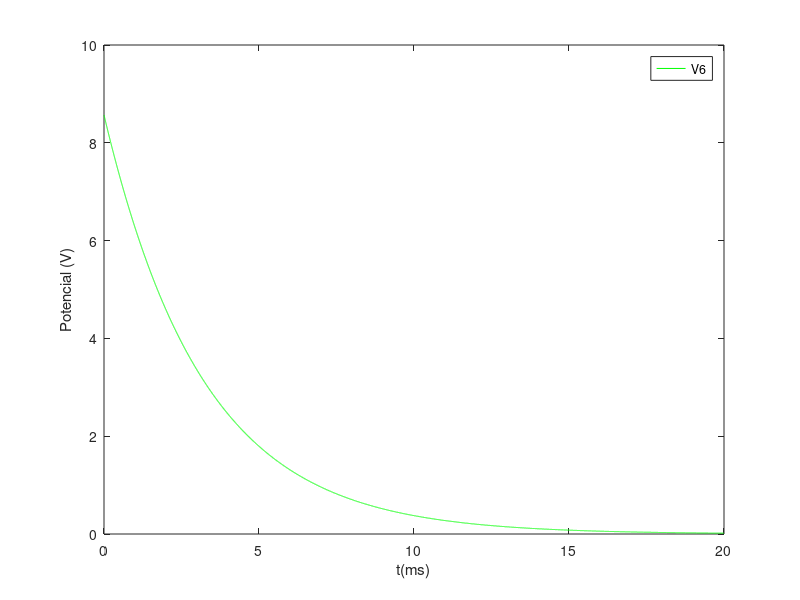
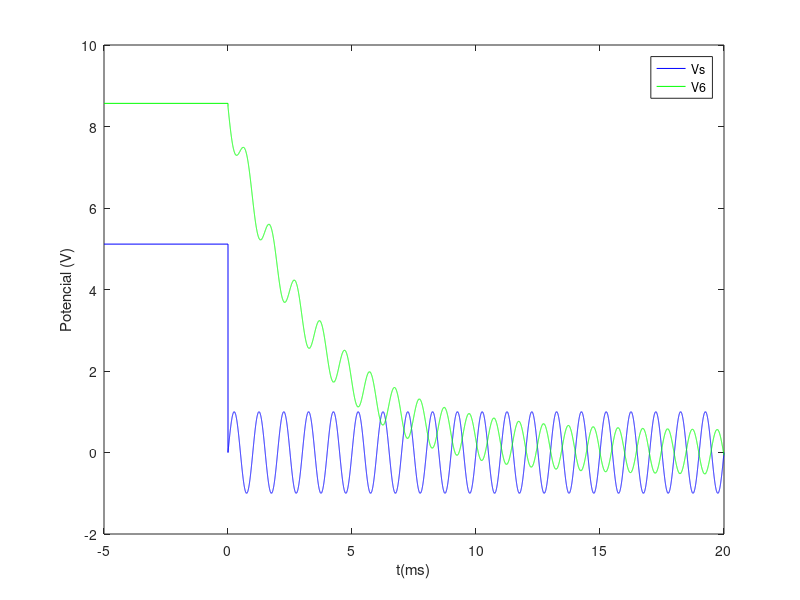
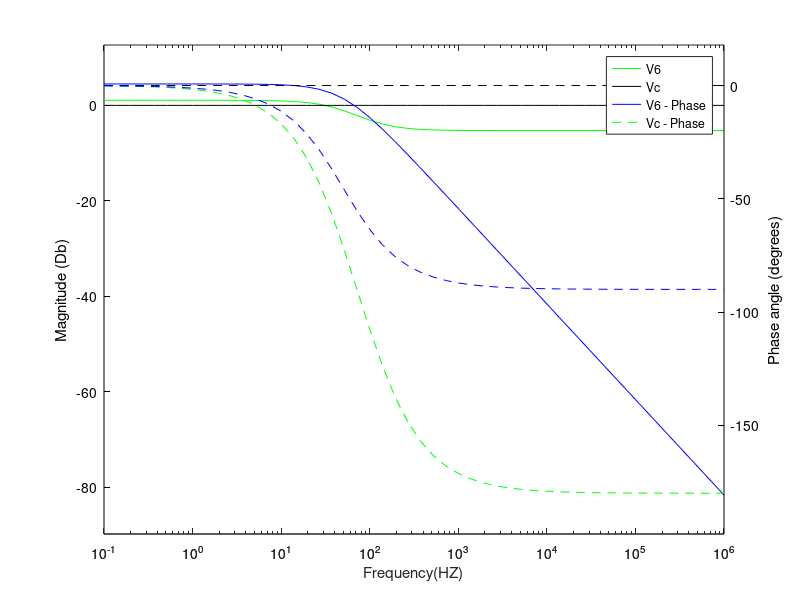

MATLAB code to generate these figures, in order:

close all
clear all

format long

#---------------------------------
# Values from the Python script
#---------------------------------

dados = dlmread('data.txt');  

R1 = dados(2,4)*1000;
R2 = dados(3,3)*1000;
R3 = dados(4,3)*1000;
R4 = dados(5,3)*1000;
R5 = dados(6,3)*1000;
R6 = dados(7,3)*1000;
R7 = dados(8,3)*1000;
Vs = dados(9,3);
C1 = dados(10,3)*0.000001;
Kb = dados(11,3)*0.001;
Kd = dados(12,3)*1000;

f1 = 1000;

#---------------------------------
# Conductance
#---------------------------------

G1 = 1/R1;
G2 = 1/R2;
G3 = 1/R3;
G4 = 1/R4;
G5 = 1/R5;
G6 = 1/R6;
G7 = 1/R7;

#############################################################
#------------------------------------------------------------
#			    matrix
#------------------------------------------------------------
#############################################################
#task1

A = [1 0 0 0 0 0 0 0 0 0;...
    G1 -(G1+G2+G3) G2 G3 0 0 0 0 0 0;...
    0 -G2 G2 0 0 0 0 0 -1 0;...
    0 G3 0 -(G3+G5+G4) G5 0 0 1 0 0;...
    0 0 0 -G5 G5 0 0 0 1 1;...
    0 0 0 0 0 G7 -G7 -1 0 1;...
    0 0 0 0 0 -(G6+G7) G7 0 0 0;
    0 0 0 0 0 0 0 0 0 1;...
    0 0 0 1 0 G6*Kd -1 0 0 0;...
    0 Kb 0 -Kb 0 0 0 0 -1 0];
    
B = [Vs;0;0;0;0;0;0;0;0;0];


res = A\B

Vn1 = res(1)
Vn2 = res(2)
Vn3 = res(3)
Vn5 = res(4)
Vn6 = res(5)
Vn7 = res(6)
Vn8 = res(7)

IH1 = res(8)
Ib = res(9)
Ic = res(10)


I1 = (Vn1 - Vn2)*G1
I2 = (Vn3-Vn2)*G2
I3 = (Vn2-Vn5)*G3
I4 = (Vn5)*G4
I5 = (Vn5-Vn6)*G5        %direção corrigida para a foto
Id = (Vn7)*G6
I7 = (Vn7-Vn8)*G7
IVs = I1

#Vb eVd



#------------------------------------------------------------
#------------------------------------------------------------
#task2

Vx = Vn6 - Vn8

A = [1 0 0 0 0 0 0 0 0 0;...
    G1 -(G1+G2+G3) G2 G3 0 0 0 0 0 0;...
    0 -G2 G2 0 0 0 0 0 -1 0;...
    0 G3 0 -(G3+G5+G4) G5 0 0 1 0 0;...
    0 0 0 -G5 G5 0 0 0 1 1;...
    0 0 0 0 0 G7 -G7 -1 0 1;...
    0 0 0 0 0 -(G6+G7) G7 0 0 0;
    0 0 0 0 1 0 -1 0 0 0;...
    0 0 0 1 0 G6*Kd -1 0 0 0;...
    0 Kb 0 -Kb 0 0 0 0 -1 0];
    
B = [0;0;0;0;0;0;0;Vx;0;0];    
    
    
res = A\B;

IH1_2 = res(8)
Ib_2 = res(9)
Ic_2 = res(10)



Vn1_2 = res(1)
Vn2_2 = res(2)
Vn3_2 = res(3)
Vn5_2 = res(4)
Vn6_2 = res(5)
Vn7_2 = res(6)
Vn8_2 = res(7)


I1_2 = (Vn1_2 - Vn2_2)*G1
I2_2 = (Vn3_2-Vn2_2)*G2
I3_2 = (Vn2_2-Vn5_2)*G3
I4_2 = (Vn5_2)*G4
I5_2 = (Vn5_2-Vn6_2)*G5        %direção corrigida para a foto
Id_2 = (Vn7_2)*G6
I7_2 = (Vn7_2-Vn8_2)*G7



Ic_i = res(10)
V6_i = res(5)

Req = abs(Vx/Ic_i)
t_c = Req*C1



#------------------------------------------------------------
#------------------------------------------------------------
#task3

t = [0:1e-6:20e-3];
V6_t_natural = V6_i * exp(-t/t_c);

hf=figure();
plot(t*1000, V6_t_natural, "g");

xlabel("t(ms)");
ylabel("Potencial (V)");
legend( 'V6');
print(hf, "plot1.eps", "-depsc");



#------------------------------------------------------------
#------------------------------------------------------------
#task4

f=1e3;   %HZ
w=f*2*pi;
Z_c = -j/(w*C1);


A = [1 0 0 0 0 0 0 0 0 0;...
    G1 -(G1+G2+G3) G2 G3 0 0 0 0 0 0;...
    0 -G2 G2 0 0 0 0 0 -1 0;...
    0 G3 0 -(G3+G5+G4) G5 0 0 1 0 0;...
    0 0 0 -G5 G5 0 0 0 1 1;...
    0 0 0 0 0 G7 -G7 -1 0 1;...
    0 0 0 0 0 -(G6+G7) G7 0 0 0;
    0 0 0 0 -1/Z_c 0 1/Z_c 0 0 1;...
    0 0 0 1 0 G6*Kd -1 0 0 0;...
    0 Kb 0 -Kb 0 0 0 0 -1 0];
    
B = [1;0;0;0;0;0;0;0;0;0];

res = A\B;

Vn1_3 = abs(res(1))
Vn2_3 = abs(res(2))
Vn3_3 = abs(res(3))
Vn4_3 = 0
Vn5_3 = abs(res(4))
Vn6_3 = abs(res(5))
Vn7_3 = abs(res(6))
Vn8_3 = abs(res(7))


#------------------------------------------------------------
#------------------------------------------------------------
#task5

t_neg = [-0.005, 0];


V_t = sin(w*t);
V_t_neg = [Vs, Vs];
V_t = [V_t_neg V_t];

V6_t_forced = abs(res(5))*sin(w*t+arg(res(5)));
V6_t = V6_t_forced + V6_t_natural;
V6_t_neg = [Vx , Vx];
V6_t = [V6_t_neg V6_t];

t_5 = [t_neg t];

hf=figure();
plot(t_5*1000, V_t, "b");
hold on
plot(t_5*1000, V6_t, "g");

legend( 'Vs', 'V6');

xlabel("t(ms)");
ylabel("Potencial (V)");

print(hf, "plot2.eps", "-depsc");


#------------------------------------------------------------
#------------------------------------------------------------
#task6

l = 50;
f = logspace(-1, 6, l);
v6 = ones(l,1);
v6_ph = ones(l,1);


v6_8 = ones(l, 1);
v6_8_ph = ones(l,1);

vs_ph = zeros(l,1)
vs = zeros(l,1)

p = 1;
for t = f

w=t*2*pi;
Z_c = -j/(w*C1);


A = [1 0 0 0 0 0 0 0 0 0;...
    G1 -(G1+G2+G3) G2 G3 0 0 0 0 0 0;...
    0 -G2 G2 0 0 0 0 0 -1 0;...
    0 G3 0 -(G3+G5+G4) G5 0 0 1 0 0;...
    0 0 0 -G5 G5 0 0 0 1 1;...
    0 0 0 0 0 G7 -G7 -1 0 1;...
    0 0 0 0 0 -(G6+G7) G7 0 0 0;
    0 0 0 0 -1/Z_c 0 1/Z_c 0 0 1;...
    0 0 0 1 0 G6*Kd -1 0 0 0;...
    0 Kb 0 -Kb 0 0 0 0 -1 0];
    
B = [1;0;0;0;0;0;0;0;0;0];

res = A\B;
v6(p) = abs(res(5));

v6_ph(p) = arg(res(5))*(180 / pi);

aux = res(5)-res(7);

v6_8(p) = abs(aux);

v6_8_ph(p) = arg(aux)*(180 / pi);
p = p + 1;
endfor

v6 = 20*log10(v6);
v6_8 = 20*log10(v6_8);


hf=figure();
%{
semilogx(f, v6, "color", "g");
hold on
semilogx(f, v6_ph, "color", "g", "linestyle", "--");
semilogx(f, v6_8, "color", "b");
semilogx(f, v6_8_ph, "color", "b" ,"linestyle", "--");

%}

[ax,hline1,hline2] = plotyy (f, v6, f, v6_ph, @semilogx)
hold on 
set(hline1 ,'Color',"g");
set(hline2 ,'Color',"g", "linestyle", "--");
%set(ax(1),'Color',"k");

[ax,hline1,hline2] = plotyy (f, vs, f, vs_ph, @semilogx)
hold on 
set(hline1 ,'Color',"k");
set(hline2 ,'Color',"k", "linestyle", "--");


[ax,hline1,hline2] = plotyy (f, v6_8, f, v6_8_ph, @semilogx); 
set(hline1 ,'Color',"b");
set(hline2 ,'Color',"b", "linestyle", "--");
set(ax,{'ycolor'},{'k';'k'})





ylim_v= [min([v6; v6_8]), max([v6; v6_8])]
ylim_ph = [min([v6_ph; v6_8_ph]), max([v6_ph; v6_8_ph])]

ylim_v = ylim_v + [ylim_v(1)*0.1 ,-ylim_v(1)*0.1]
ylim_ph = ylim_ph + [ylim_ph(1)*0.1 ,-ylim_ph(1)*0.1]


set(ax(1), 'YLim', ylim_v);
set(ax(2), 'YLim', ylim_ph);


xlabel("Frequency(HZ)")
ylabel(ax(1), 'Magnitude (Db)');
ylabel(ax(2), 'Phase angle (degrees)');

legend( 'V6', 'Vc', "V6 - Phase", "Vc - Phase");

print(hf, "plot3.eps", "-depsc");

#############################################################
#------------------------------------------------------------
#			   oct tbls
#------------------------------------------------------------
#############################################################


file = fopen("Tbl_oct-1.tex", "w");
	fprintf(file, "$V_{N1}$ & %e \\\\ \\hline \n", Vn1);
	fprintf(file, "$V_{N2}$ & %e \\\\ \\hline \n", Vn2);
	fprintf(file, "$V_{N3}$ & %e \\\\ \\hline \n", Vn3);
	fprintf(file, "$V_{N5}$ & %e \\\\ \\hline \n", Vn5);
	fprintf(file, "$V_{N6}$ & %e \\\\ \\hline \n", Vn6);
	fprintf(file, "$V_{N7}$ & %e \\\\ \\hline \n", Vn7);
	fprintf(file, "$V_{N8}$ & %e \\\\ \\hline \n", Vn8);
	

	fprintf(file, "$@I_{b}$ & %e \\\\ \\hline \n", Ib);
	fprintf(file, "$@I_{c}$ & %e \\\\ \\hline \n", Ic);
	fprintf(file, "$@I_{R1}$ & %e \\\\ \\hline \n", I1);
	fprintf(file, "$@I_{R2}$ & %e \\\\ \\hline \n", I2);
	fprintf(file, "$@I_{R3}$ & %e \\\\ \\hline \n", I3);
	fprintf(file, "$@I_{R4}$ & %e \\\\ \\hline \n", I4);
	fprintf(file, "$@I_{R5}$ & %e \\\\ \\hline \n", I5);
	fprintf(file, "$@I_{d}$ & %e \\\\ \\hline \n", Id);
	fprintf(file, "$@I_{R6}$ & %e \\\\ \\hline \n", I7);

fclose(file);

#------------------------------------------------------------

file = fopen("Tbl_oct-2.tex", "w");
	fprintf(file, "$V_{N1}$ & %e \\\\ \\hline \n", Vn1_2);
	fprintf(file, "$V_{N2}$ & %e \\\\ \\hline \n", Vn2_2);
	fprintf(file, "$V_{N3}$ & %e \\\\ \\hline \n", Vn3_2);
	fprintf(file, "$V_{N5}$ & %e \\\\ \\hline \n", Vn5_2);
	fprintf(file, "$V_{N6}$ & %e \\\\ \\hline \n", Vn6_2);
	fprintf(file, "$V_{N7}$ & %e \\\\ \\hline \n", Vn7_2);
	fprintf(file, "$V_{N8}$ & %e \\\\ \\hline \n", Vn8_2);

	fprintf(file, "$@I_{b}$ & %e \\\\ \\hline \n", Ib_2);
	fprintf(file, "$@I_{d}$ & %e \\\\ \\hline \n", Id_2);
	fprintf(file, "$@I_{H1}$ & %e \\\\ \\hline \n", IH1_2);
	
	fprintf(file, "$@V_{x}$ & %e \\\\ \\hline \n", Vx);
	fprintf(file, "$@I_{x}$ & %e \\\\ \\hline \n", Ic_i);
	fprintf(file, "$R_{eq}$ & %e \\\\ \\hline \n", Req);
	fprintf(file, "$\\tau$ & %e \\\\ \\hline \n", t_c);
	

	
fclose(file);

#------------------------------------------------------------

file = fopen("Tbl_oct-3.tex", "w");
	fprintf(file, "$V_{N1}$ & %e \\\\ \\hline \n", Vn1_3);
	fprintf(file, "$V_{N2}$ & %e \\\\ \\hline \n", Vn2_3);
	fprintf(file, "$V_{N3}$ & %e \\\\ \\hline \n", Vn3_3);
	fprintf(file, "$V_{N5}$ & %e \\\\ \\hline \n", Vn5_3);
	fprintf(file, "$V_{N6}$ & %e \\\\ \\hline \n", Vn6_3);
	fprintf(file, "$V_{N7}$ & %e \\\\ \\hline \n", Vn7_3);
	fprintf(file, "$V_{N8}$ & %e \\\\ \\hline \n", Vn8_3);

fclose(file);

#############################################################
#------------------------------------------------------------
#			   ngs files
#------------------------------------------------------------
#############################################################
#
#file = fopen("given_vls_m.tex", "w");
#
#	fprintf(file, "$R1$ & %f \\\\ \\hline \n", R1/1000);
#	fprintf(file, "$R2$ & %f \\\\ \\hline \n", R2);
#	fprintf(file, "$R3$ & %f \\\\ \\hline \n", R3);	
#	fprintf(file, "$R4$ & %f \\\\ \\hline \n", R4);
#	fprintf(file, "$R5$ & %f \\\\ \\hline \n", R5);
#	fprintf(file, "$R6$ & %f \\\\ \\hline \n", R6);
#	fprintf(file, "$R7$ & %f \\\\ \\hline \n", R7);
#	fprintf(file, "$V_s$ & %f \\\\ \\hline \n", Vs);
#	fprintf(file, "$C$ & %f \\\\ \\hline \n", C1*1000000);
#	fprintf(file, "$K_b$ & %f \\\\ \\hline\n", Kb);
#	fprintf(file, "$K_d$ & %f \\\\ \\hline \n", Kd);
#	
#fclose(file);
#
#------------------------------------------------------------

file = fopen("Dados_ngs-1.txt", "w");

	fprintf(file, "R1	N2	N1	%f \n", R1);
	fprintf(file, "R2	N3	N2	%f \n", R2);
	fprintf(file, "R3 	N5	N2	%f \n", R3);	
	fprintf(file, "R4	0	N5	%f \n", R4);
	fprintf(file, "R5	N5	N6	%f \n", R5);
	fprintf(file, "R6	0	N7	%f \n", R6);
	fprintf(file, "R7	N8	N7.	%f \n", R7);

	fprintf(file, "Vs	N1	0	%f \n", Vs);
	fprintf(file, "C	N8	N6	%f \n", C1);

	fprintf(file, "Vaux	N7	N7.	0 \n");

	fprintf(file, "G1	N6	N3	N2	N5	%f \n", Kb);
	fprintf(file, "H1	N5	N8	Vaux	%f \n", Kd);
	
fclose(file);

#------------------------------------------------------------

file = fopen("Dados_ngs-5.txt", "w");

	fprintf(file, "R1	N2	N1	%f \n", R1);
	fprintf(file, "R2	N3	N2	%f \n", R2);
	fprintf(file, "R3 	N5	N2	%f \n", R3);	
	fprintf(file, "R4	0	N5	%f \n", R4);
	fprintf(file, "R5	N5	N6	%f \n", R5);
	fprintf(file, "R6	0	N7	%f \n", R6);
	fprintf(file, "R7	N8	N7.	%f \n", R7);

	fprintf(file, "Vs	N1	0	0.0	AC	1.0	sin(0 1 %f) \n", f1);
	fprintf(file, "C	N8	N6	%f \n", C1);

	fprintf(file, "Vaux	N7	N7.	0 \n");

	fprintf(file, "G1	N6	N3	N2	N5	%f \n", Kb);
	fprintf(file, "H1	N5	N8	Vaux	%f \n", Kd);
	
fclose(file);


